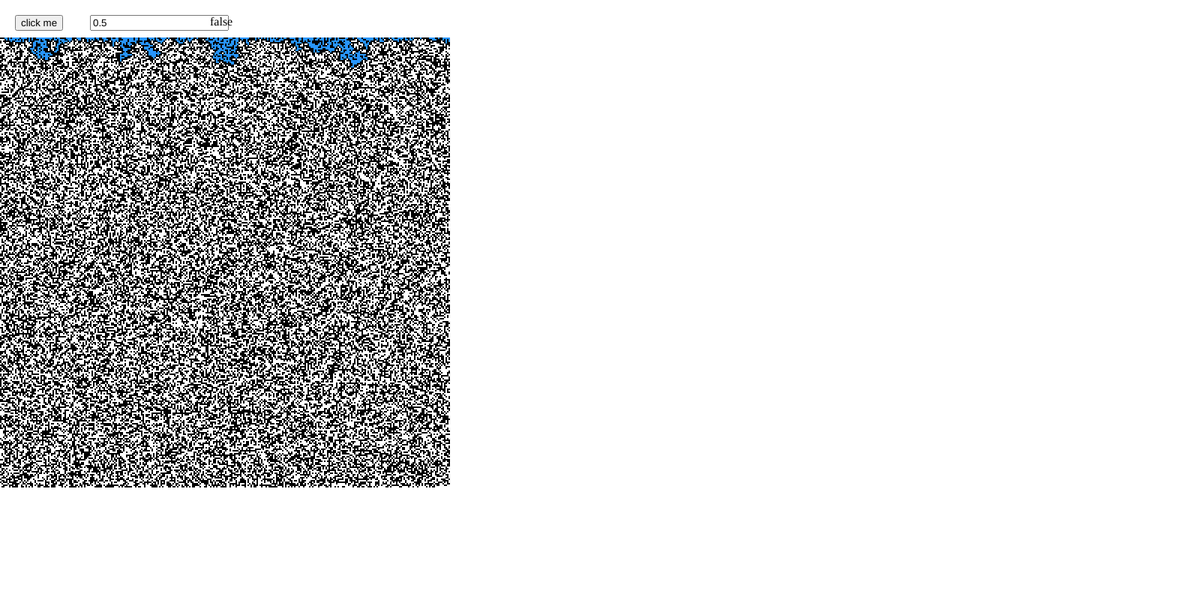
Frame 1 (no input)
Frame 60 (no input): identical to frame 1, image omitted
Frame 120 (the mouse pressed at the canvas centre since frame 60): identical to frame 1, image omitted

The p5.js sketch that drew this single still picture (run headless with seeded random() and noise() and a simulated clock; from frame 60 on, the mouse is pressed at the canvas centre):

// p5.js sketch
// ── sketch.js
class Percolation{
  constructor(n,size=5){
    this.n = n;
    this.sites = [];
    this.upperNode = {
      get root(){
        return this
      },
      set root(node){
        delete this.root;
        this.root = node;
      }
    };
    this.size = size;

    this.initSites();
  }

  initSites(){
    this.sites = [];
    for (let i = 0; i < this.n; i++) {
      this.sites.push([])
      for (let j = 0; j < this.n; j++) {
        this.sites[i][j] = {
          status: 0,
          x: j,
          y: i,
          get root(){
            return this
          },
          set root(node){
            delete this.root;
            this.root = node;
          }
        };
      }
    }
  }

  randomlizeSite(p=0.5){
    if(p<=1){
      let numOfOpen = floor(p*this.n*this.n);
      let openLeft = numOfOpen;
      // console.log(openLeft)
      while(openLeft>0){
        let randomX = int(random(0,this.n));
        let randomY = int(random(0,this.n));
        let selectedNode = this.sites[randomY][randomX];
        if(selectedNode.status === 0){
          selectedNode.status = 1;
          this.quickUnionAllRound(selectedNode)
          openLeft--;
        }
      }
    }else{
      console.log('p must less than 1')
    }
  }

  quickUnion(node1, node2){
    let {treeRoot:node1TreeRoot,count:node1Depth} = this.getChainInfo(node1);
    let {treeRoot:node2TreeRoot,count:node2Depth} = this.getChainInfo(node2);

    if(node1TreeRoot !== node2TreeRoot){
      if(node1Depth<node2Depth){
        node1TreeRoot.root = node2TreeRoot
      }else{
        // console.log(node2TreeRoot)
        node2TreeRoot.root = node1TreeRoot
      }
    }
  }

  getChainInfo(node){
    let originNode = node;
    let count = 0;
    while(node !== node.root){
      node = node.root
      count++;
    }
    originNode.root = node;

    return {
      count,
      treeRoot:node
    }
  }
  // findTreeRoot(node){
  //   let originNode = node;
  //   while(node !== node.root){
  //     node = node.root
  //   }
  //   originNode.root = node;

  //   return node
  // }

  // countDepth(node){
  //   let originNode = node;
  //   let count = 0;
  //   while(node !== node.root){
  //     node = node.root
  //     count++;
  //   }
  //   originNode.root = node;
  //   return count
  // }

  isConnected(node1, node2){
    return this.getChainInfo(node1).treeRoot === this.getChainInfo(node2).treeRoot;
  }

  unionUpSites(){
    for (let i = 0; i < this.n; i++) {
      let node = this.sites[0][i];
      if(node.status!==0){
        let treeRoot = this.getChainInfo(node).treeRoot;
        if(treeRoot!==this.upperNode){
          treeRoot.root = this.upperNode
        }
      }
      // console.log(node)
    }
    percolation.fillUpSites();
  }

  quickUnionAllRound(node){ //union open site all around
    if(node.x>0){
      let leftNode = this.sites[node.y][node.x-1];
      if(leftNode.status !== 0){
        this.quickUnion(node,leftNode)
      }
    }
    if(node.x<this.n-1){
      let rightNode = this.sites[node.y][node.x+1];
      if(rightNode.status !== 0){
        this.quickUnion(node,rightNode)
      }
    }
    if(node.y>0){
      let downNode = this.sites[node.y-1][node.x];
      if(downNode.status !== 0){
        this.quickUnion(node,downNode)
      }
    }
    if(node.y<this.n-1){
      let upNode = this.sites[node.y+1][node.x];
      if(upNode.status !== 0){
        this.quickUnion(node,upNode)
      }
    }
  }

  fillUpSites(){
    this.sites.forEach((row, i)=>{
      row.forEach((site, j)=>{
        let treeRoot = this.getChainInfo(site).treeRoot
        if(treeRoot === this.upperNode){
          site.status = 2;
        }
      })
    })
  }

  percolates(){
    for (let i = 0; i < this.n; i++) {
      let node = this.sites[this.n-1][i];
      if(this.getChainInfo(node).treeRoot===this.upperNode) return true;
    }
    return false;
  }

  display(){
    push();
    background(255);
    noStroke();
    this.sites.forEach((row, i)=>{
      row.forEach((site, j)=>{
        if(site.status===1){
          // fill('#F2F2F2');//white
          fill('#fff')
        }else if(site.status===2){
          fill('#2895FB');//blue
        }else{
          fill('#000');//black
        }
        rect(this.size*site.x,this.size*site.y+50,this.size,this.size)
      })
    })
    pop();
  }
}

let percolation = new Percolation(300,2);
let button;
let inp;
let text;

function setup() {
  createCanvas(1600,800);
  inp = createInput(0.5);
  inp.position(120, 20);

  button = createButton('click me');
  button.mouseClicked(refresh)
  button.position(20, 20);
  
  text = createP(percolation.percolates());
  text.elt.style.margin = 0;
  text.position(280,20)

  percolation.randomlizeSite(inp.value());
  percolation.unionUpSites();
  percolation.display();
}

function draw() {
}

function refresh(){
  // percolation.randomlizeSite(.59);
  // percolation.unionUpSites();
  // percolation.display();
  percolation.initSites();
  percolation.randomlizeSite(inp.value());
  percolation.unionUpSites();
  percolation.display();
  text.elt.innerText = percolation.percolates();
  console.log('clicked')
}
